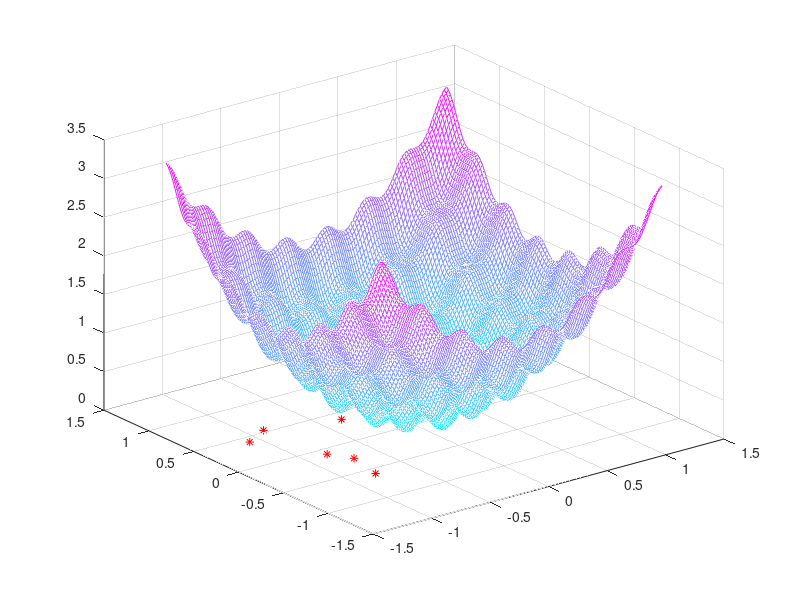

Recreate this plot in MATLAB. (Note: this script raises an error after producing the figure.)
% 例程 12.1  人工蜂群算法（ABC）示例
%  调用一个辅助函数
%  算法参数
SN = 10;  %  种群规模
niter = 50;  %  迭代次数
flim = 3;  %  最大失败次数
%  目标函数边界
l = [-1.2, -1.2];  %  下限
u = [1.2, 1.2];  %  上限
%  向量初始化
D = length(u);  %  问题空间维度（待优化参数个数）
OFV = zeros(SN, 1);  %  目标函数值数组
fit = zeros(SN, 1);  %  适应度值数组
trial = zeros(SN, 1);  %  失败次数数组
%  生成初始种群（随机初始化食物源位置）
PP = repmat(l, SN, 1) + repmat((u - l), SN, 1).*rand(SN, D);
%  绘制目标函数曲面及初始种群
[vx1, vx2] = meshgrid(-1.2: 0.02: 1.2, -1.2: 0.02: 1.2);
y = 0.2 + (vx1.^2) + (vx2.^2) - (0.1*cos(6*pi*vx1)) - (0.1*cos(6*pi*vx2));
figure(1)
colormap('cool')
mesh(vx1, vx2, y);  hold on;
plot(PP(:, 1), PP(:, 2), 'r*');
%  评估初始种群的目标函数值和适应度值
for i = 1: SN
    x1 = PP(i, 1);
    x2 = PP(i, 2);
    OFV(i) = 0.2 + (x1^2) + (x2^2) - (0.1*cos(6*pi*x1)) - (0.1*cos(6*pi*x2));
    aux = OFV(i);
    if aux >= 0
        fit(i) = 1/(1 + aux);
    else
        fit(i) = 1 + abs(aux);
    end
end
%  记录初始最优解及其对应的目标函数值
[best_obj, ix] = min(OFV);
best_loc = PP(ix, :);
%  算法主迭代过程
for  g = 1: niter
    % 引领蜂阶段，调用genNewsolution函数生成新解
    for jj = 1:SN
        [trial, PP, fit, OFV] = genNewsolution(l, u, SN, jj, PP, fit, trial, OFV, D);
    end
    %  跟随蜂阶段，计算每个食物源被选择的概率（缩放至[0.1,1]区间）
    pblty = 0.9*(fit/max(fit)) + 0.1;
    mm = 0;
    nn = 1;
    while  (mm < SN)
        if (rand(1) < pblty(nn))
            [trial, PP, fit, OFV] = genNewsolution(l, u, SN, nn, PP, fit, trial, OFV, D);
            mm = mm + 1;
        end
        nn = 1 + mod(nn, SN);
    end
    [best_obj, ix] = min([OFV; best_obj]);
    combined_sol = [PP; best_loc];
    best_loc = combined_sol(ix, :);
    %  侦察蜂阶段
    [val, ix] = max(trial);
    if (val > flim)
        trial(ix) = 0;
        %  随机生成新的食物源位置
        PP(ix, :) = l + (u - l).*rand(1, D);
        %  评估新食物源的目标函数值和适应度
        x1 = PP(ix, 1);
        x2 = PP(ix, 2);
        OFV(ix) = 0.2 + (x1^2) + (x2^2) - (0.1*cos(6*pi*x1)) - (0.1*cos(6*pi*x2));
        aux = OFV(ix);
        if aux >= 0
            fit(ix) = 1/(1 + aux);
        else
            fit(ix) = 1 + abs(aux);
        end
    end
end
[best_fitness, ix] = min([OFV; best_obj]);
combined_sol = [PP; best_loc];
best_loc = combined_sol(ix, :);
best_loc
best_fitness
figure(2)
contour(vx1, vx2, y);
hold on;
plot(PP(:, 1), PP(:, 2), 'ro');
plot(best_loc (1), best_loc(2), 'k*', 'MarkerSize', 14);
%  辅助函数：生成新解（核心搜索逻辑）
function [trial, PP, fit, OFV] = genNewsolution (l, u, SN, n, PP, fit, trial, OFV, D)
%  随机选择待更新的维度
k = 1 + round ((D - 1)*rand(1));
%  随机选择一个邻域解（不能是当前解）
q = 1 + round((SN - 1)*rand(1));
while  (q == n)
    q = 1 + round((SN - 1)*rand (1));
end
Xnew = PP(n, :);  %  初始化新解为当前解
%  生成[-1, 1]的随机数
Phi = -1 + (2*rand(1));
%  按ABC公式更新选定维度的数值
Xnew(k) = PP(n, k) + Phi*(PP(n, k) - PP(q, k));
%  边界约束（确保新解在合法范围内）
Xnew(k) = min(Xnew(k), u(k));
Xnew(k) = max(Xnew(k), l(k));
%  计算新解的目标函数值和适应度
x1 = Xnew (1);  x2= Xnew (2);
obv = 0.2 + (x1^2) + (x2^2) - (0.1*cos(6*pi*x1)) - (0.1*cos(6*pi*x2));
if obv >= 0
    fitNewsol = 1/(1 + obv);
else
    fitNewsol = 1 + abs(obv);
end
%  贪婪选择：新解更优则更新，否则增加失败次数
if (fitNewsol > fit(n))
    PP(n, :) = Xnew;
    fit(n) = fitNewsol;
    OFV(n) = obv;
    trial(n) = 0;
else
    trial(n) = trial(n) + 1;
end
end
